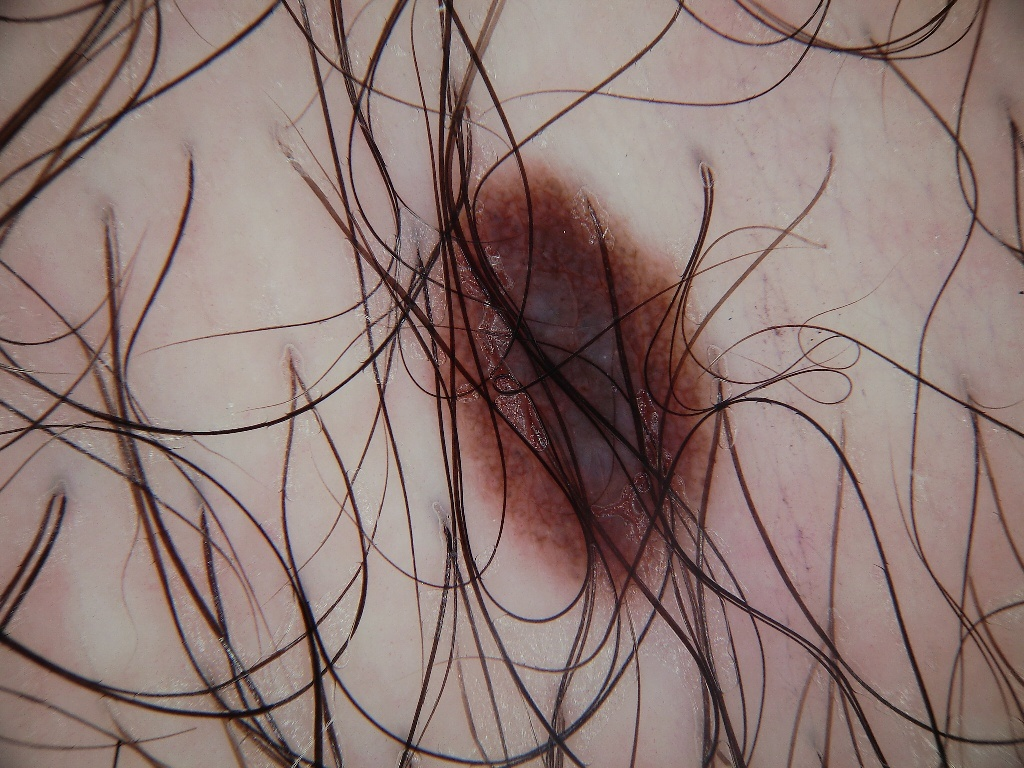
%> input picture 1.4.jpg, 1024 x 768 px
$ octave diplom4b.m   (GNU Octave 9; MATLAB toolbox functions it lacks are replaced by stand-ins)
%> lines starting %> are read from the running program, lines starting %| are printed output that depends on the picture; in (x1, y1, x2, y2) boxes, pixels count from 0 and x2, y2 are one past the last pixel; in counts of white or black regions, pixels touching at a corner belong together; the program's own positions count from 1
### getpictures.m
function p = getpictures()

RGB = imread('D:\Материалы к магистерской\Новая тема магистерской\текст и фото магистерской\1.4.jpg'); % считываем исходное изображение в RGB
%> RGB is the input picture: size 768x1024x3 uint8; mean R, G, B 141.6, 120.5, 116.2
%RGB = imread(pic);
%%%%%%%%%%%%%%%%%%%%%%%%%%%%%%%%%%%%%%%%%%%%%%%%%%%%%%
% Сегментация цветных изображений на основе кластеризации по методу k-средних
%%%%%%%%%%%%%%%%%%%%%%%%%%%%%%%%%%%%%%%%%%%%%%%%%%%%%%

%Преобразуем изображение из цветовой системы RGB в цветовую систему L*a*b*
cform = makecform('srgb2lab');
lab_RGB = applycform(RGB, cform);
%> lab_RGB: size 768x1024x3 uint8; mean of channels 1, 2, 3 132.6, 136.3, 133.9

% Классифицируем цвета в пространстве 'a*b*' с использованием кластеризации
ab = double(lab_RGB(:, :, 2:3));
nrows = size(ab, 1);
ncols = size(ab, 2);
ab = reshape(ab, nrows*ncols, 2);
nColors = 3; % разбиваем на 3 класса цветов
[cluster_idx, cluster_center] = kmeans(ab, nColors, 'distance', 'sqEuclidean', ...
                                      'Replicates',3); % используем кластеризацию методом k-средних для разделения объектов на 3 кластера, для этого используем евклидовую метрику.
%> cluster_center = [138.5 134.2; 133.1 132.1; 145.4 141.7]

% Присваиваем метки каждому пикселю изображения на основе метода k-средних
pixel_labels = reshape(cluster_idx, nrows,ncols);
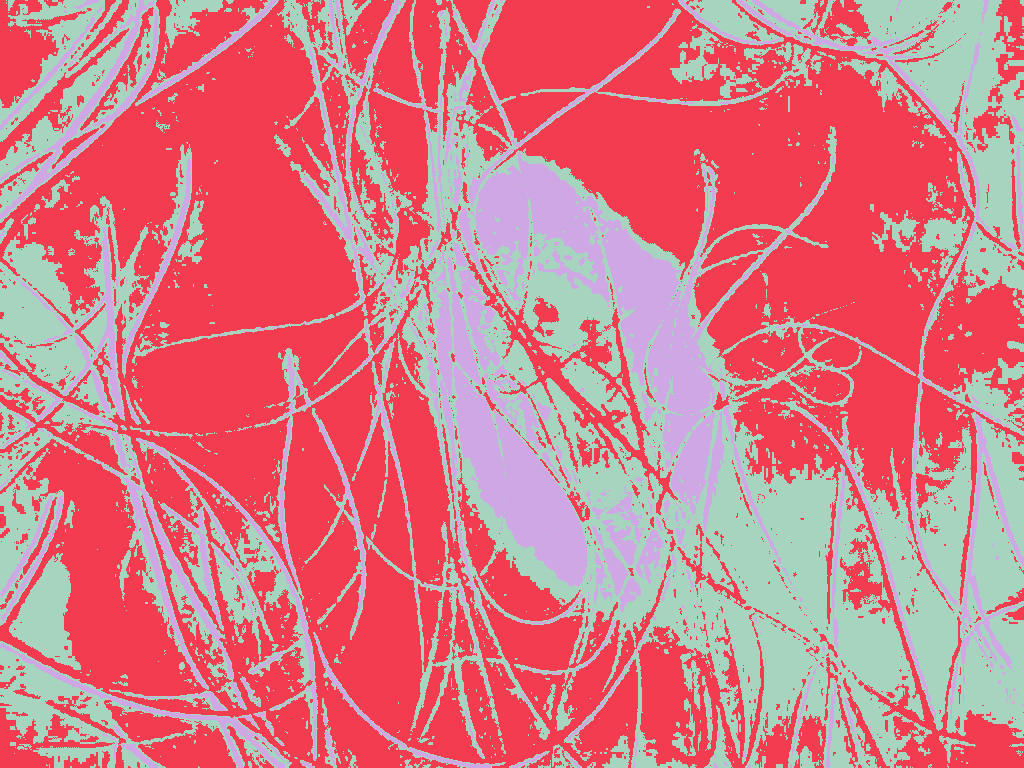
%> pixel_labels: size 768x1024 double; 3 distinct labels, from 1 to 3; one colour per label, 0 black
%figure(1), subplot(1,2,1), imshow(RGB); title('исходное'); % выводим на экран исходное изображение, и разбитое на 3 кластера

% Создаём сегментированное изображение на основе цветного
segmented_images = cell(1, 3);
rgb_label = repmat(pixel_labels, [1 1 3]); % используя параметр pixel_labels, можно разделить объекты на изображении по цветам
for k = 1 : nColors
  color = RGB; % считываем цвет пикселя с исходного ихображения
  color(rgb_label ~= k) = 0; % если цвет пикселя не совпадает с цветом метки, то делаем его чёрным
  segmented_images{k} = color; % если совпадает, то оставляем исходный цвет зоны
end
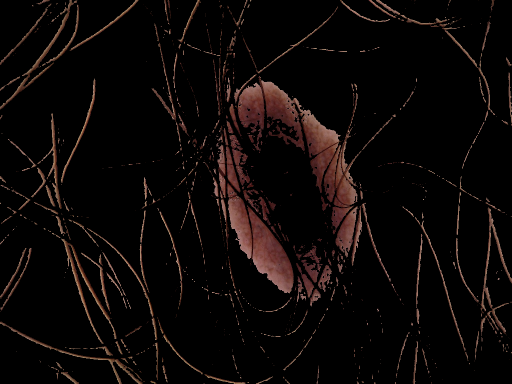
%> color: size 768x1024x3 uint8 (shown at 1/2 size); mean R, G, B 12.6, 8, 6.9
%> after the loop, segmented_images = 3 items

% выберем нужную нам зону меланомы
mean_cluster_val = zeros(3, 1);
for k = 1:nColors
  mean_cluster_val(k) = mean(cluster_center(k)); % найдем кластеры, которые содержат тёмные объекты
end
%> after the loop, mean_cluster_val = [138.5; 133.1; 145.4]
[mean_cluster_val,idx] = sort(mean_cluster_val);
%> mean_cluster_val = [133.1; 138.5; 145.4]; idx = [2; 1; 3]

% параметр cluster_center содержит среднее значение 'a*' и 'b*' для каждого кластера. Тёмный кластер имеет 3ее наибольшее значение cluster_center.
brown_cluster_num = idx(3);
%> brown_cluster_num = 3

[height, width, dim] = size(segmented_images{brown_cluster_num}); % определяем размеры изображения и измерение пикселя (3, тк RGB)
%> height = 768; width = 1024; dim = 3

% преобразуем сегментированное цветное изображение сначала в изобр. в оттенках серого, а потом в бинарное
GR = rgb2gray(segmented_images{brown_cluster_num});
BW = imbinarize(GR);
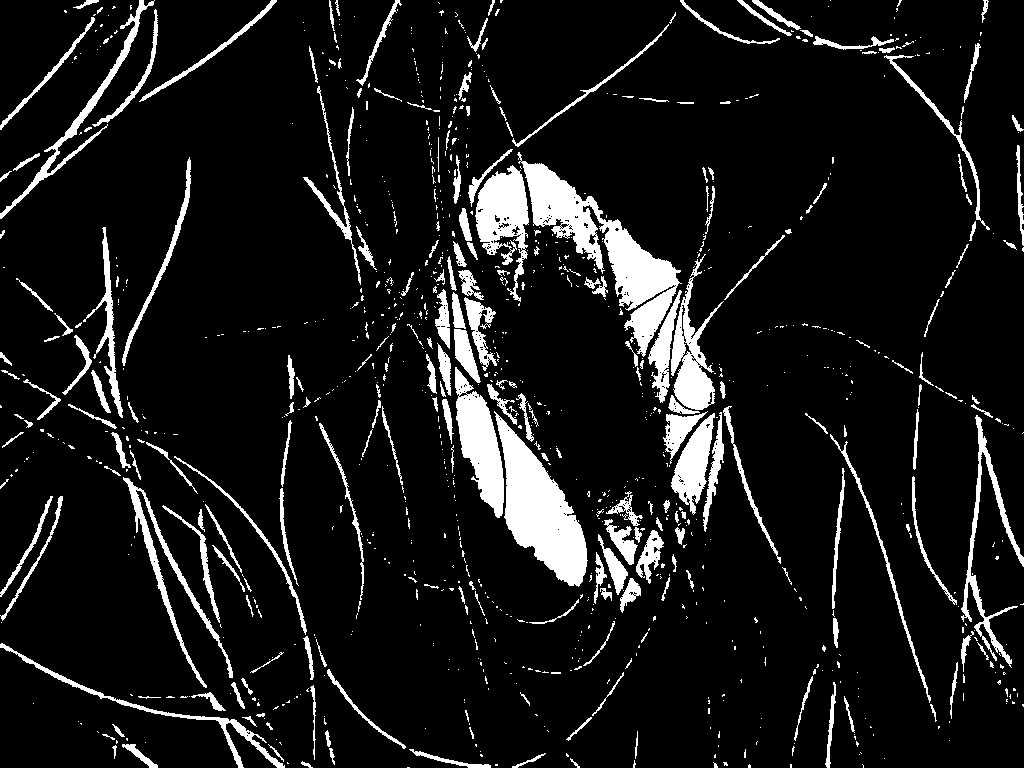
%> BW: size 768x1024 logical; 9.9% white; 1047 white regions (804 under 20 px), largest, box (x1, y1, x2, y2) and area: (517, 152, 682, 357) 8732, (494, 411, 588, 587) 7421, (455, 367, 504, 518) 3760

%subplot(1,2,2), imshow(BW), title('бинарное');

octagon = strel('octagon',6)
bw_octagon = imerode(BW, octagon); % проводит операцию утончения бинарных изображений, т.е. позволит убрать лишние элементы и шум
%> bw_octagon: size 768x1024 logical; 1.5% white; 16 white regions (3 under 20 px), largest, box (x1, y1, x2, y2) and area: (507, 437, 581, 579) 4635, (462, 404, 498, 503) 1655, (612, 235, 670, 299) 1626
se = strel('octagon',90);
closeBW = imclose(bw_octagon, se); % выполняет морфологическое закрытие бинарного изображения, т.е. заполняет пробелы в контуре нашей меланомы
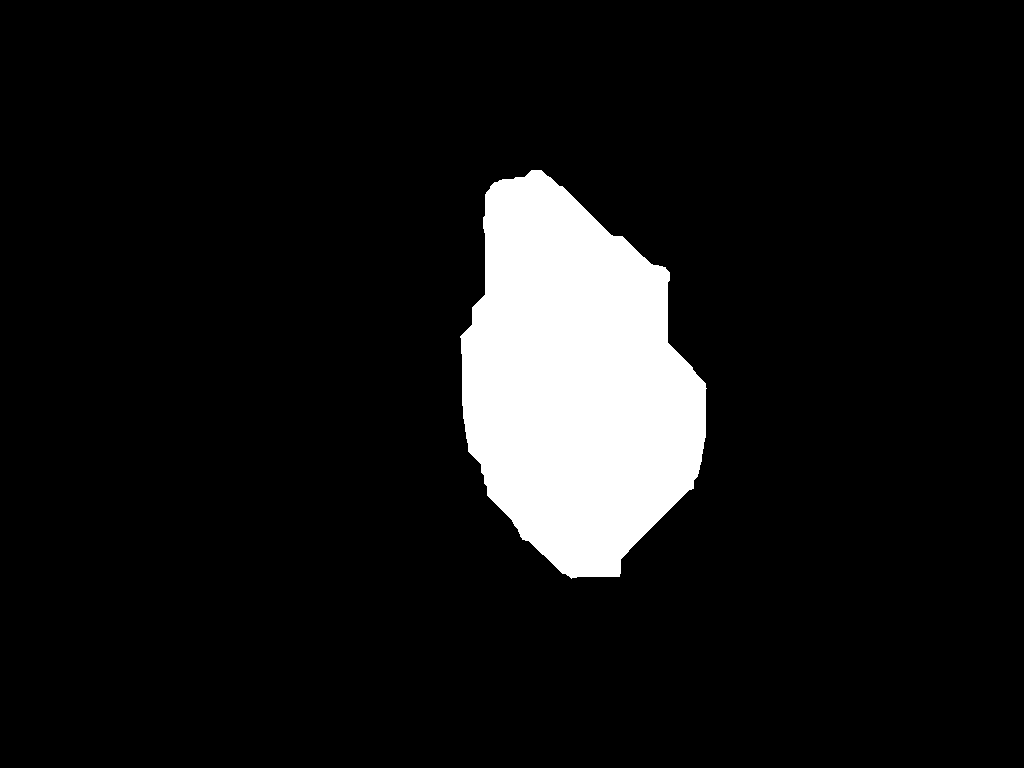
%> closeBW: size 768x1024 logical; 8.9% white; 1 white region, box (x1, y1, x2, y2) and area: (460, 170, 707, 579) 70002

BWdfill = imfill(closeBW, 'holes'); % заполним оставшиеся дыры, получившиеся в ходе выполнения морфологисеких операций

%figure(3)
%montage({BW, bw_octagon, closeBW }) % отображаем в одном окне бинарное, очищенное от шума и итоговое изображение

figure();
subplot(1,3,1), imshow(RGB), title('Исходное');
subplot(1,3,2), imshow(BW), title('Бинарное');
subplot(1,3,3), imshow(BWdfill), title('Итоговое');

p = BWdfill(:,:,1);  % копируем в матрицу р бинарные значения из матрицы бинарного изображения BW
p = double(p);  % преобразуем их из типа logic в doublе для дальнейшей работы с ними
for i = height+1:width
   for j = 1:width
       p(i,j) = 0;  % цикл для создания квадратной матрицы (путём добавления 1(те белого цвета) в конец матрицы), тк матрица должна быть квадратной
   end
end
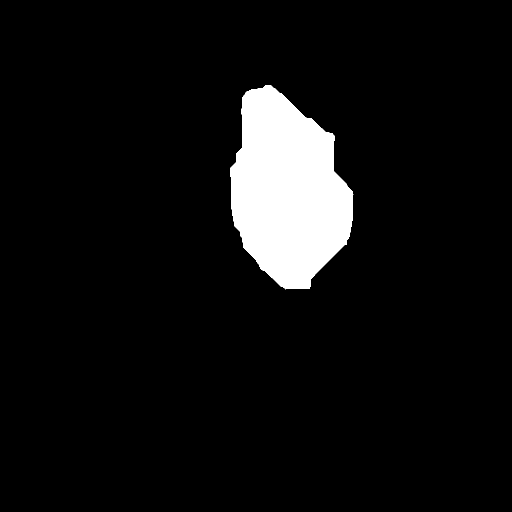
%> p: size 1024x1024 double (shown at 1/2 size); values 0 (black) and 1 (white), 6.7% white; 1 white region, box (x1, y1, x2, y2) and area: (460, 170, 707, 579) 70002

### dip_Ellip.m
function P = dip_Ellip(N,fx1,fy1,fx2,fy2,D0) % принимает на вход размер окна N, координаты фокусов эллипса (fx1,fy1,fx2,fy2) и суммарное расстояние от произвольной точки до фокусов (D0)
global p a aaa % глобальные переменные, содержащие массив облучателя и массив патологии
aa = [round(N/2*(1-fx1)),round(N/2*(1-fy1))]; % вычисление квадрата большой полуоси
bb = [round(N/2*(1-fx2)),round(N/2*(1-fy2))]; % вычисление квадрата малой полуоси
c = (aa-bb); % вычисление фокального расстояния (полурасстояние между фокусами)
d = sqrt(c*c(:))*(D0+1); % вычисление эксцентриситета
[X,Y] = ndgrid(1:N,1:N); % задаём сетку точек, и вычисляем, какие из них будут принадлежать эллепсу, исходя из значений параметров
% далее высчитываем расстояние от каждой точки сетки до полуосей
Dxa = X-aa(1);
Dya = Y-aa(2);
Dxb = X-bb(1);
Dyb = Y-bb(2);
D = sqrt(Dxa.*Dxa+Dya.*Dya)+sqrt(Dxb.*Dxb+Dyb.*Dyb);
P = D < d; % оставлем только те точки, где расстояние от которых до фокусов будет меньше D
P = P.*exp(-(D/d).^8);

### diplom4b.m
clear
global p a aaa % объявляем глобальные переменные для хранения а - области патологии, после сглаживания, р - облучателя (эллипса), ааа - область патологии исходная
N = 1024; %задаём размер области
[w1,w2] = ndgrid(-N/2:N/2-1); % строит сетку нужной размерности
w = (w1+w2)/N;
W = (2*w1/N).^2+(2*w2/N).^2;
p = zeros(N); % заполняем аппликатор нулями размерности нашего окна

a = getpictures(); % получаем в переменную a бинарный массив, который задаёт паталогию
a = flipud(a); %
%> a: size 1024x1024 double; values 0 (black) and 1 (white), 6.7% white; 1 white region, box (x1, y1, x2, y2) and area: (460, 445, 707, 854) 70002

 ns = 1;
a(ns+1:end,:) = a(1:end-ns,:); %сдвиг вверх (для центровки)
%> a: size 1024x1024 double; values 0 (black) and 1 (white), 6.7% white; 1 white region, box (x1, y1, x2, y2) and area: (460, 446, 707, 855) 70002
% a= flipud(a);
aaa = a; % сохраняем исходную область патологии в переменную для сохранения
filtr = zeros(size(a));
catt_off1 = N/128/2; % частота отсечки
catt_off2 = N/128/2;
filtr = exp(-(w1/catt_off1).^2-(w2/catt_off2).^2); % задаём фильтр, функцию пропускания
freq = fft2(a); % двойное Фурье преобразование
freq = fftshift(freq); % придание симметричной формы
freq = freq.*filtr; % фильтруем изображение птологии
a = ifft2(freq); % обратное Фурье преобразование
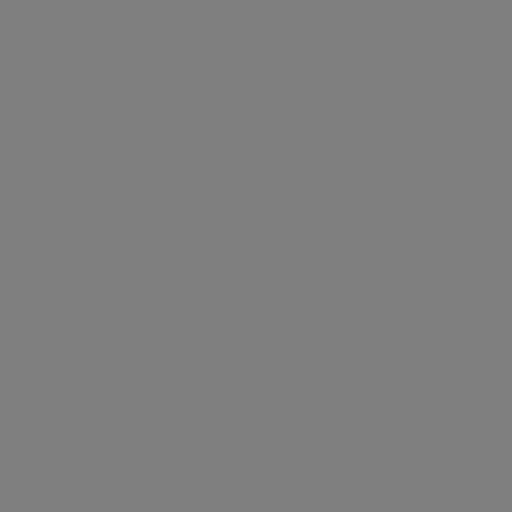
%> a: size 1024x1024 double (shown at 1/2 size); min -0.937, max 0.937, mean -5.99e-20; drawn with min black and max white
a = abs(a) > 0.22; % преобразуем опять в бинарный файл, полагая 1 в местах, где значение больше заданного параметра
%> a: size 1024x1024 logical; 10.3% white; 1 white region, box (x1, y1, x2, y2) and area: (423, 425, 740, 870) 108112
% при уменьшении этого значения клиническая зона расширится, при
% увеличении - увеличиться соответственно.

p = dip_Ellip(N,-0.2, -0.2, 0.4, 0.4, 0.3); % параметризуем начальное положение облучателя в виде эллипса


 figure()
  subplot(1,1,1), contourf(abs(a),[0.9,0.9]);
  grid on
  hold on
  subplot(1,1,1), contour(abs(p),[0.1 0.1]);
  hold off
 s=4;
 grid
 title('Исходное положение облучателя')
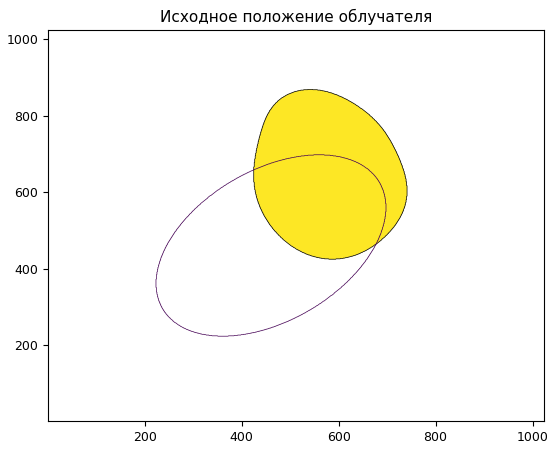
%> figure redrawn from the program's plot data

XX = w2/N;
YY = w1/N;
%> (the run ends here)

$ run again, with 1.1.jpg copied over 1.4.jpg
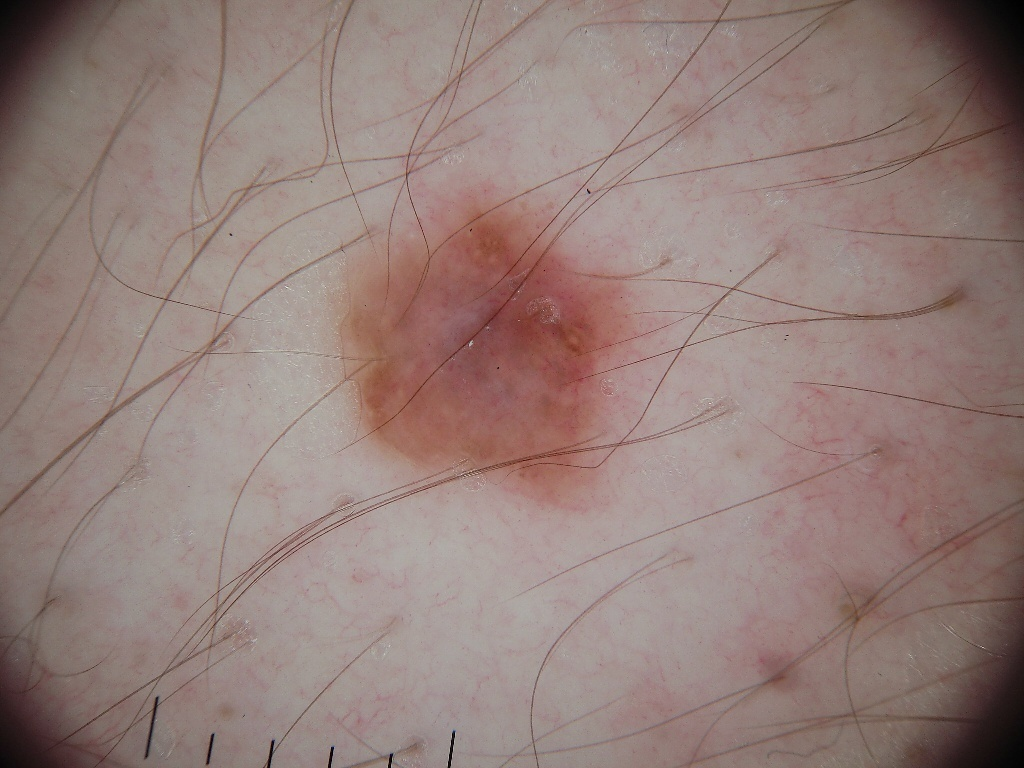
%> input picture 1.1.jpg, 1024 x 768 px
%> in getpictures, RGB is the input picture: size 768x1024x3 uint8; mean R, G, B 147.9, 126.7, 121.7
%> lab_RGB: size 768x1024x3 uint8; mean of channels 1, 2, 3 139.7, 136, 134.1
%> cluster_center = [137.3 134.7; 149.7 142.5; 132.9 132.5]
%> pixel_labels: size 768x1024 double; 3 distinct labels, from 1 to 3
%> after the loop in getpictures, `for k = 1 : nColors`:
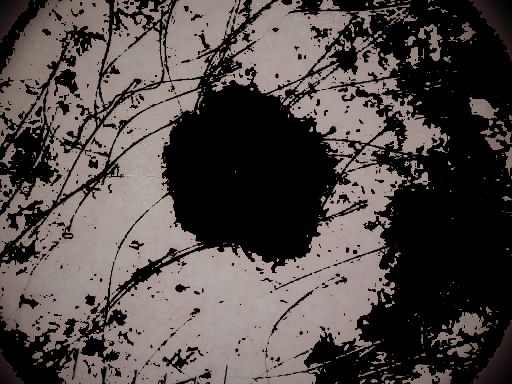
%> color: size 768x1024x3 uint8 (shown at 1/2 size); mean R, G, B 80.3, 73, 70.6
%> after the loop in getpictures, `for k = 1 : nColors`: segmented_images = 3 items
%> after the loop in getpictures, `for k = 1:nColors`: mean_cluster_val = [137.3; 149.7; 132.9]
%> in getpictures, `[mean_cluster_val,idx] = sort(mean_cluster_val);`: mean_cluster_val = [132.9; 137.3; 149.7]; idx = [3; 1; 2]
%> brown_cluster_num = 2
%> height = 768; width = 1024; dim = 3
%> BW: size 768x1024 logical; 7.9% white; 124 white regions (110 under 20 px), largest, box (x1, y1, x2, y2) and area: (344, 191, 639, 508) 60693, (932, 535, 970, 553) 279, (897, 508, 912, 528) 118
%> bw_octagon: size 768x1024 logical; 6% white; 2 white regions (1 under 20 px), largest, box (x1, y1, x2, y2) and area: (354, 199, 631, 498) 47318
%> closeBW: size 768x1024 logical; 7% white; 1 white region, box (x1, y1, x2, y2) and area: (354, 199, 631, 498) 55023
%> `title('Исходное положение облучателя')`:
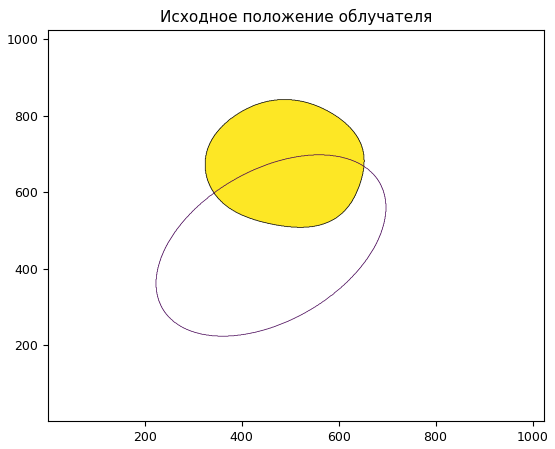
%> figure redrawn from the program's plot data

$ run again, with 1.3.jpg copied over 1.4.jpg
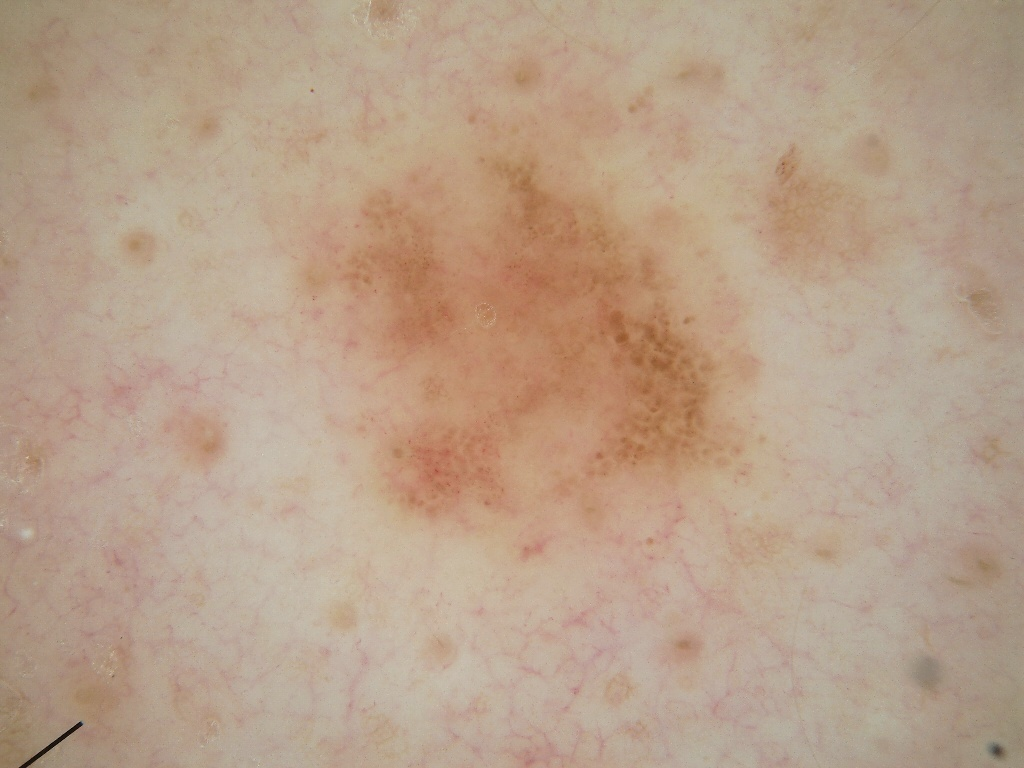
%> input picture 1.3.jpg, 1024 x 768 px
%> in getpictures, RGB is the input picture: size 768x1024x3 uint8; mean R, G, B 183.9, 159.2, 137.5
%> lab_RGB: size 768x1024x3 uint8; mean of channels 1, 2, 3 171.8, 135, 143.1
%> cluster_center = [144.8 153.8; 132.8 140; 136.1 145.6]
%> pixel_labels: size 768x1024 double; 3 distinct labels, from 1 to 3
%> after the loop in getpictures, `for k = 1 : nColors`:
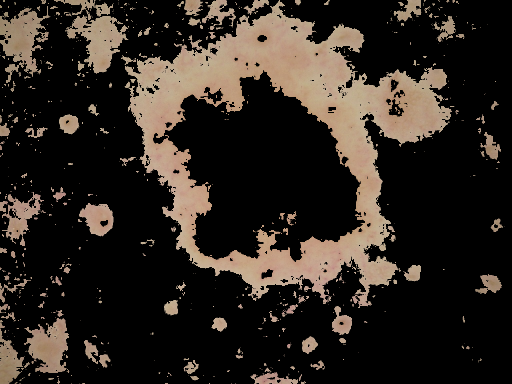
%> color: size 768x1024x3 uint8 (shown at 1/2 size); mean R, G, B 46, 39, 32.7
%> after the loop in getpictures, `for k = 1 : nColors`: segmented_images = 3 items
%> after the loop in getpictures, `for k = 1:nColors`: mean_cluster_val = [144.8; 132.8; 136.1]
%> in getpictures, `[mean_cluster_val,idx] = sort(mean_cluster_val);`: mean_cluster_val = [132.8; 136.1; 144.8]; idx = [2; 3; 1]
%> brown_cluster_num = 1
%> height = 768; width = 1024; dim = 3
%> BW: size 768x1024 logical; 12.2% white; 64 white regions (38 under 20 px), largest, box (x1, y1, x2, y2) and area: (306, 140, 730, 524) 92494, (401, 174, 447, 208) 598, (777, 198, 808, 234) 499
%> bw_octagon: size 768x1024 logical; 9.9% white; 2 white regions (1 under 20 px), largest, box (x1, y1, x2, y2) and area: (342, 152, 715, 515) 77601
%> closeBW: size 768x1024 logical; 11.7% white; 2 white regions (1 under 20 px), largest, box (x1, y1, x2, y2) and area: (342, 129, 715, 515) 92115
%> `title('Исходное положение облучателя')`:
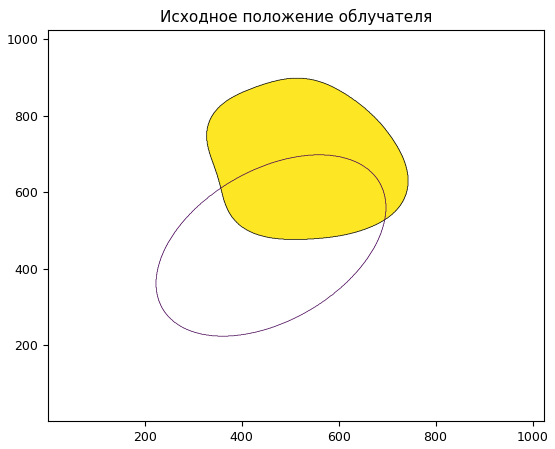
%> figure redrawn from the program's plot data
